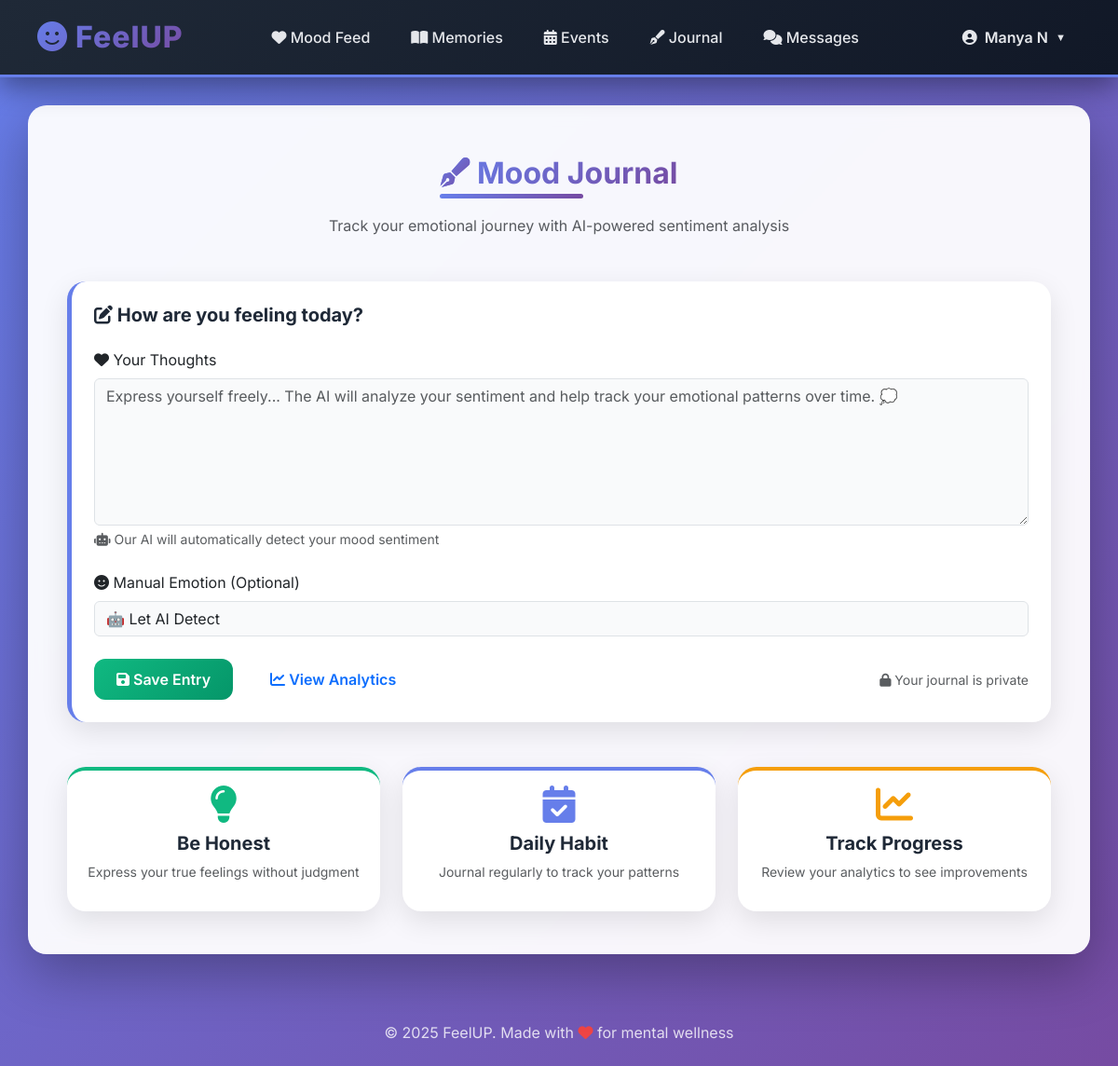
Page /journal (signed in) on the earlier database version.
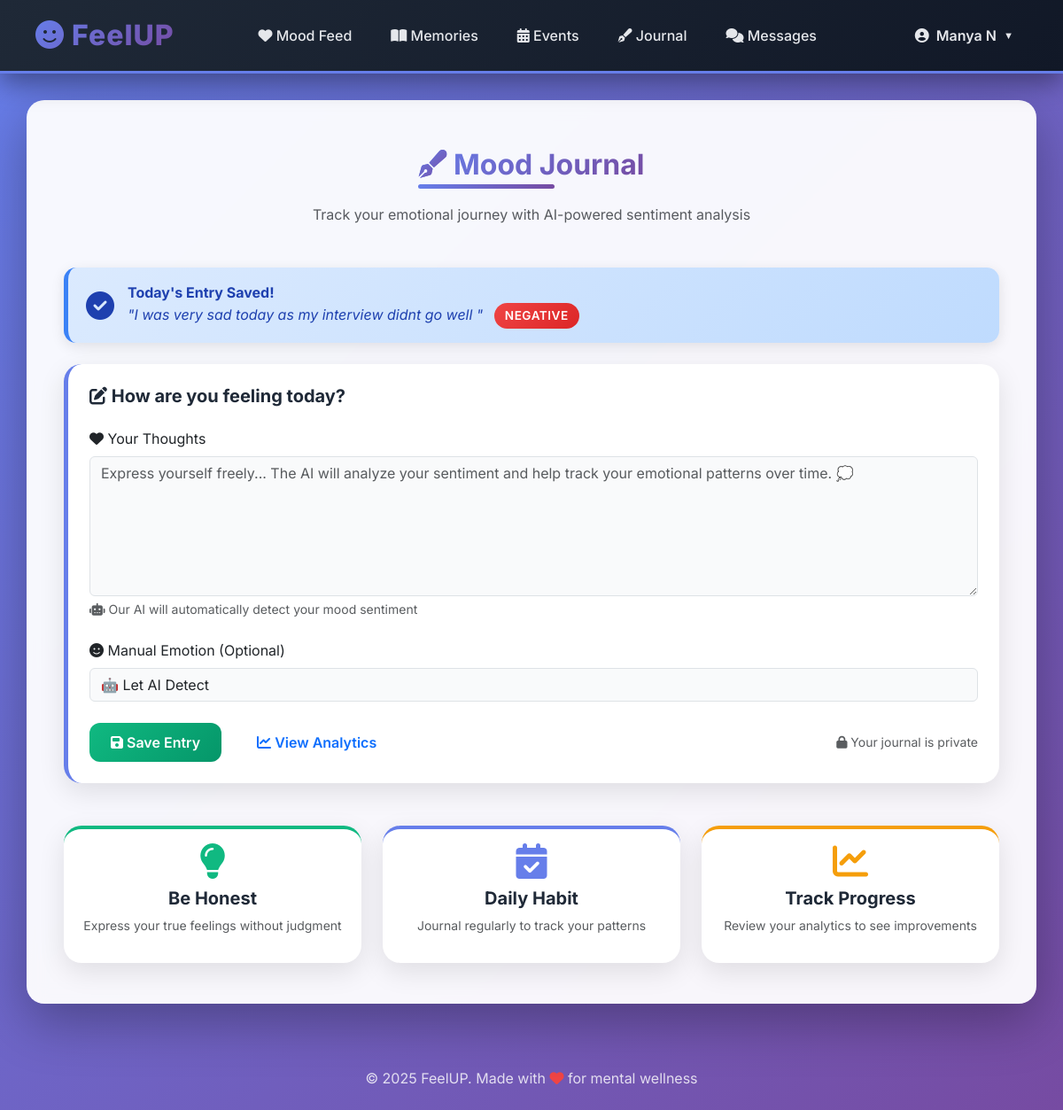
Same page on the later database version.
### app.py (models this page shows, shortened)
class User(db.Model):
    id = db.Column(db.Integer, primary_key=True)
    name = db.Column(db.String(120))
    email = db.Column(db.String(150), unique=True, nullable=False)
    password_hash = db.Column(db.String(200), nullable=False)
    created_at = db.Column(db.DateTime, default=datetime.utcnow)

class MoodJournal(db.Model):
    id = db.Column(db.Integer, primary_key=True)
    user_id = db.Column(db.Integer, db.ForeignKey('user.id'))
    date = db.Column(db.Date, default=datetime.utcnow().date())
    emotion = db.Column(db.String(50))
    text = db.Column(db.Text)
    sentiment_score = db.Column(db.Float)  # -1 (negative) to +1 (positive)
    created_at = db.Column(db.DateTime, default=datetime.utcnow)

### app.py (the view, shortened to what this page needs)
@app.route('/journal', methods=['GET', 'POST'])
def journal():
    user = current_user()
    if not user:
        return redirect(url_for('index'))
    today_entry = MoodJournal.query.filter_by(user_id=user.id, date=datetime.utcnow().date()).first()
    return render_template('journal.html', user=user, today_entry=today_entry)

### app.py (called while the page is built)
def current_user():
    uid = session.get('user_id')
    if uid:
        return User.query.get(uid)
    return None

### templates/journal.html (shortened to what this page needs)
{% extends "base.html" %}
{% block content %}
<div class="container mt-4">
  <div class="text-center mb-5">
    <h2><i class="fas fa-pen-fancy gradient-text"></i> Mood Journal</h2>
    <p class="text-muted">Track your emotional journey with AI-powered sentiment analysis</p>
  </div>
  {% if today_entry %}
  <div class="alert alert-info mb-4">
    <div class="d-flex align-items-center">
      <i class="fas fa-check-circle" style="font-size: 2rem; margin-right: 15px;"></i>
      <div>
        <strong>Today's Entry Saved!</strong><br>
        <em>"{{ today_entry.text[:100] }}{% if today_entry.text|length > 100 %}...{% endif %}"</em>
        <span class="emotion-badge emotion-{{ today_entry.emotion }} ms-2">{{ today_entry.emotion }}</span>
      </div>
    </div>
  </div>
  {% endif %}
  <div class="card p-4 shadow-hover" style="border-left: 5px solid #667eea;">
    <h5 class="mb-4"><i class="fas fa-edit"></i> How are you feeling today?</h5>
    <form method="POST">
      <div class="mb-4">
        <label class="form-label"><i class="fas fa-heart"></i> Your Thoughts</label>
        <textarea name="text" class="form-control" rows="6"
          placeholder="Express yourself freely... The AI will analyze your sentiment and help track your emotional patterns over time. 💭"
          required></textarea>
        <small class="text-muted mt-1 d-block">
          <i class="fas fa-robot"></i> Our AI will automatically detect your mood sentiment
        </small>
      </div>
      <div class="mb-4">
        <label class="form-label"><i class="fas fa-smile"></i> Manual Emotion (Optional)</label>
        <select name="emotion" class="form-select">
          <option value="">🤖 Let AI Detect</option>
        </select>
      </div>
      <div class="d-flex gap-3 align-items-center">
        <button type="submit" class="btn btn-success">
          <i class="fas fa-save"></i> Save Entry
        </button>
        <a href="{{ url_for('journal_analytics') }}" class="btn btn-outline-primary">
          <i class="fas fa-chart-line"></i> View Analytics
        </a>
        <small class="text-muted ms-auto">
          <i class="fas fa-lock"></i> Your journal is private
        </small>
      </div>
    </form>
  </div>
  <div class="row mt-5">
    <div class="col-md-4 mb-3">
      <div class="card p-3 text-center shadow-hover" style="border-top: 4px solid #10b981;">
        <i class="fas fa-lightbulb" style="font-size: 2.5rem; color: #10b981; margin-bottom: 10px;"></i>
        <h5>Be Honest</h5>
        <p class="text-muted small">Express your true feelings without judgment</p>
      </div>
    </div>
    <div class="col-md-4 mb-3">
      <div class="card p-3 text-center shadow-hover" style="border-top: 4px solid #667eea;">
        <i class="fas fa-calendar-check" style="font-size: 2.5rem; color: #667eea; margin-bottom: 10px;"></i>
        <h5>Daily Habit</h5>
        <p class="text-muted small">Journal regularly to track your patterns</p>
      </div>
    </div>
    <div class="col-md-4 mb-3">
      <div class="card p-3 text-center shadow-hover" style="border-top: 4px solid #f59e0b;">
        <i class="fas fa-chart-line" style="font-size: 2.5rem; color: #f59e0b; margin-bottom: 10px;"></i>
        <h5>Track Progress</h5>
        <p class="text-muted small">Review your analytics to see improvements</p>
      </div>
    </div>
  </div>
</div>
{% endblock %}

### templates/base.html (shortened to what this page needs)
<!DOCTYPE html>
<html lang="en">
<head>
  <link href="https://cdn.jsdelivr.net/npm/bootstrap@5.3.2/dist/css/bootstrap.min.css" rel="stylesheet">
  <link rel="stylesheet" href="{{ url_for('static', filename='style.css') }}">
  <link rel="stylesheet" href="https://cdnjs.cloudflare.com/ajax/libs/font-awesome/6.4.0/css/all.min.css">
</head>
<body>
  {% include 'navbar.html' %}
  <main class="container">
    {% block content %}{% endblock %}
  </main>
  <footer class="text-center py-4 mt-5" style="color: rgba(255,255,255,0.8);">
    <div class="container">
      <p class="mb-0">&copy; 2025 FeelUP. Made with <i class="fas fa-heart" style="color: #ef4444;"></i> for mental wellness</p>
    </div>
  </footer>
</body>
</html>

### templates/navbar.html (shortened to what this page needs)
<nav class="navbar">
  <div class="nav-left d-flex align-items-center gap-2">
    <a href="{{ url_for('dashboard') }}" class="brand">
      <i class="fas fa-smile"></i> FeelUP
    </a>
  </div>
  <div class="nav-center">
    <a href="{{ url_for('mood_feed') }}" class="nav-item">
      <i class="fas fa-heart"></i> Mood Feed
    </a>
    <a href="{{ url_for('memory') }}" class="nav-item">
      <i class="fas fa-book-open"></i> Memories
    </a>
    <a href="{{ url_for('events') }}" class="nav-item">
      <i class="fas fa-calendar-alt"></i> Events
    </a>
    <a href="{{ url_for('journal') }}" class="nav-item">
      <i class="fas fa-pen-fancy"></i> Journal
    </a>
    <a href="{{ url_for('messages') }}" class="nav-item">
      <i class="fas fa-comments"></i> Messages
    </a>
  </div>
  <div class="nav-right">
    {% if user %}
    <div class="profile-dropdown">
      <span class="profile-name">
        <i class="fas fa-user-circle"></i> {{ user.name }}
      </span>
    </div>
    {% endif %}
  </div>
</nav>

### static/style.css (style rules this page uses)
* { margin: 0; padding: 0; box-sizing: border-box; }
body { font-family: 'Inter', 'Segoe UI', Tahoma, Geneva, Verdana, sans-serif; background: linear-gradient(135deg, #667eea 0%, #764ba2 100%); background-attachment: fixed; margin: 0; padding: 0; color: #1f2937; min-height: 100vh; }
main.container { background: rgba(255, 255, 255, 0.95); backdrop-filter: blur(10px); border-radius: 20px; padding: 30px; margin-top: 30px; margin-bottom: 30px; box-shadow: 0 20px 60px rgba(0, 0, 0, 0.3); animation: fadeInUp 0.5s ease-out; }
h1, h2, h3, h4, h5 { font-weight: 700; color: #1f2937; }
h2 { font-weight: 700; margin-bottom: 25px; font-size: 2rem; }
.container h2, main h2 { position: relative; display: inline-block; background: linear-gradient(135deg, #667eea 0%, #764ba2 100%); -webkit-background-clip: text; -webkit-text-fill-color: transparent; background-clip: text; }
.container h2::after, main h2::after { content: ""; position: absolute; left: 0; bottom: -8px; width: 60%; height: 5px; border-radius: 5px; background: linear-gradient(90deg, #667eea, #764ba2); animation: slideIn 0.6s ease-out; }
.navbar { display: flex; justify-content: space-between; align-items: center; padding: 16px 40px; background: linear-gradient(135deg, #1f2937 0%, #111827 100%); color: white; box-shadow: 0 10px 30px rgba(0, 0, 0, 0.4); position: sticky; top: 0; z-index: 1000; border-bottom: 3px solid #667eea; }
.nav-left .brand { font-size: 2rem; font-weight: 800; color: white; text-decoration: none; background: linear-gradient(135deg, #667eea, #764ba2); -webkit-background-clip: text; -webkit-text-fill-color: transparent; background-clip: text; transition: all 0.3s ease; letter-spacing: 1px; }
.nav-center { display: flex; gap: 8px; }
.nav-center .nav-item { text-decoration: none; color: #e5e7eb; font-weight: 500; padding: 10px 18px; border-radius: 12px; transition: all 0.3s ease; position: relative; overflow: hidden; }
.nav-center .nav-item::before { content: ''; position: absolute; top: 0; left: -100%; width: 100%; height: 100%; background: linear-gradient(90deg, transparent, rgba(102, 126, 234, 0.3), transparent); transition: left 0.5s ease; }
.nav-right { display: flex; align-items: center; gap: 20px; position: relative; }
.profile-dropdown { cursor: pointer; position: relative; padding: 8px 16px; border-radius: 12px; transition: all 0.3s ease; }
.profile-name { color: #e5e7eb; font-weight: 600; display: flex; align-items: center; gap: 8px; }
.profile-name::after { content: "▼"; font-size: 0.7em; transition: transform 0.3s ease; }
.btn { border-radius: 12px !important; padding: 10px 24px !important; font-weight: 600 !important; transition: all 0.3s ease !important; border: none !important; position: relative; overflow: hidden; }
.btn::before { content: ''; position: absolute; top: 50%; left: 50%; width: 0; height: 0; border-radius: 50%; background: rgba(255, 255, 255, 0.3); transform: translate(-50%, -50%); transition: width 0.6s, height 0.6s; }
.btn-success { background: linear-gradient(135deg, #10b981 0%, #059669 100%) !important; }
.card { border-radius: 20px; border: none; background: white; box-shadow: 0 10px 30px rgba(0, 0, 0, 0.1); transition: all 0.4s ease; overflow: hidden; position: relative; }
.card::before { content: ''; position: absolute; top: 0; left: 0; width: 100%; height: 4px; background: linear-gradient(90deg, #667eea, #764ba2); transform: scaleX(0); transition: transform 0.4s ease; }
.emotion-badge { display: inline-block; padding: 4px 12px; border-radius: 20px; font-size: 0.85rem; font-weight: 600; text-transform: uppercase; letter-spacing: 0.5px; }
.emotion-negative { background: linear-gradient(135deg, #ef4444, #dc2626); color: white; }
form textarea, form input, form select { border-radius: 14px; padding: 14px 18px; border: 2px solid #e5e7eb; transition: all 0.3s ease; font-size: 1rem; width: 100%; }
.form-control, .form-select { background: #f9fafb; }
.alert { border-radius: 14px; border: none; padding: 16px 20px; margin-bottom: 20px; animation: alertSlide 0.4s ease-out; box-shadow: 0 4px 15px rgba(0, 0, 0, 0.1); }
.alert-info { background: linear-gradient(135deg, #dbeafe, #bfdbfe); color: #1e40af; border-left: 5px solid #3b82f6; }
.gradient-text { background: linear-gradient(135deg, #667eea, #764ba2); -webkit-background-clip: text; -webkit-text-fill-color: transparent; background-clip: text; }
.shadow-hover { transition: all 0.3s ease; }

Differences in the rows shown:
added MoodJournal: text "I was very sad today as my interview didnt go well", emotion "NEGATIVE"
Other differences:
text now shown: "Today's Entry Saved! \" \""
